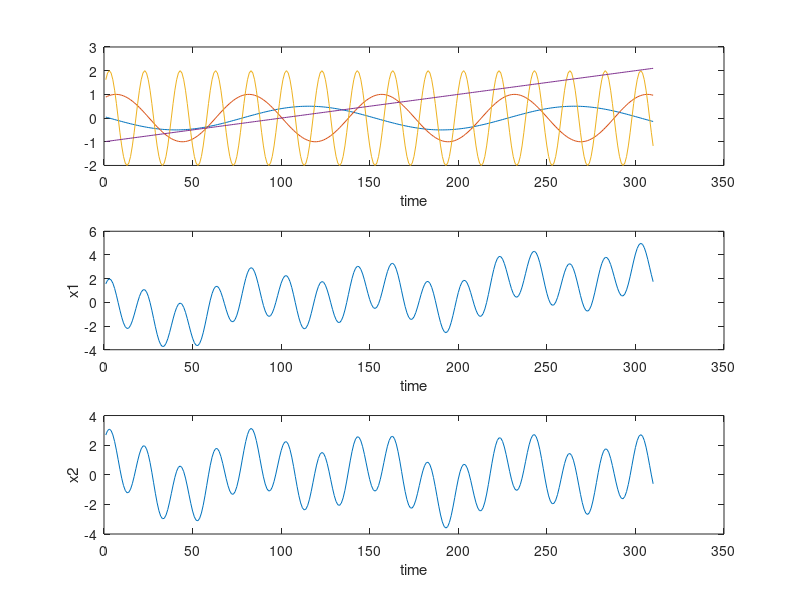
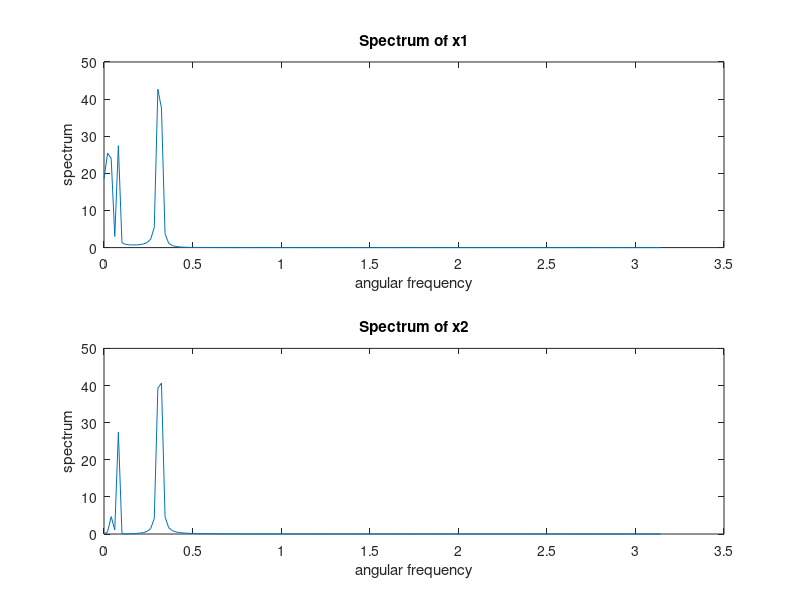
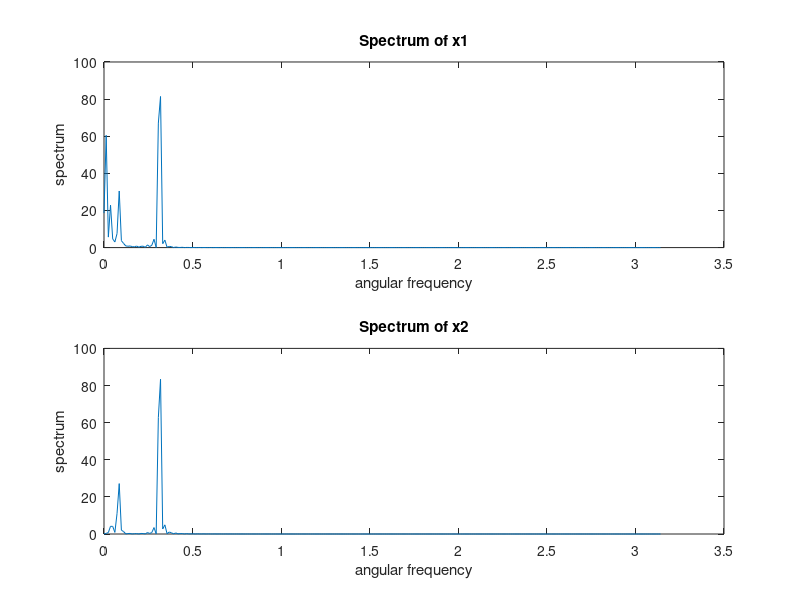
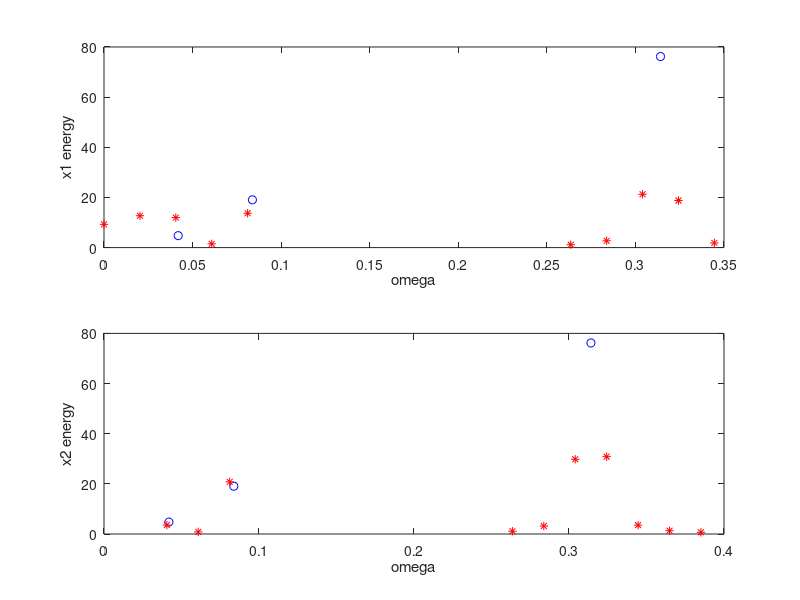

Here is the MATLAB script that generated these plots, in order:
%%%%%%%%%%%%%%%%%%%%%%%%%%%%%%%%%%%%%%%%%%
% Tutorial 6 (10 Oct 2017)
% Application of Fourier spectral analysis (FSA)
% on a synthetic data
% this code is the same as Tutorial6_part1.m  but uses 
% the timeseries y that is 310 points long 
%%%%%%%%%%%%%%%%%%%%%%%%%%%%%%%%%%%%%%%%%%

%%%%%%%%%%%%%%%%%%
% Example 1: autospectrum
%%%%%%%%%%%%%%%%%% 
% creating x1 and x2 as a superposition of synthetic signals 
k=2*pi/50;
omega=[2*pi/150 2*pi/75 2*pi/20];
x=[1:100];
t=[1:310];

y(1,:)=0.5*sin(k*x(1)-omega(1)*t);
y(2,:)=sin(k*x(17)-omega(2)*t);
y(3,:)=2*sin(k*x(70)-omega(3)*t);
y(4,:)=0.01*t-1;

x1=sum(y);

% subtract linear regression line
tn(1:310)=1;
tn=[tn' t'];
b=regress(x1',tn);
trend=tn*b;

x2=x1-trend';	

figure;
subplot(3,1,1)
plot(y');
xlabel('time');

subplot(3,1,2)
plot(x1);
xlabel('time');
ylabel('x1');

subplot(3,1,3)
plot(x2);
xlabel('time');
ylabel('x2');

% calulating autospectrum S
[Px1, w1] = periodogram(x1,[],size(x1,2));
[Px2, w2] = periodogram(x2,[],size(x2,2));

% plotting autospectrum 
figure;
subplot(2,1,1)
plot(w1,Px1);
title('Spectrum of x1');
xlabel('angular frequency');
ylabel('spectrum');

subplot(2,1,2)
plot(w2,Px2);
title('Spectrum of x2');
xlabel('angular frequency');
ylabel('spectrum');

% calulating autospectrum S using different option in matlab
[Px1n, w1n] = periodogram(x1);
[Px2n, w2n] = periodogram(x2);

% plotting autospectrum 
figure;
subplot(2,1,1)
plot(w1n,Px1n);
title('Spectrum of x1');
xlabel('angular frequency');
ylabel('spectrum');

subplot(2,1,2)
plot(w2n,Px2n);
title('Spectrum of x2');
xlabel('angular frequency');
ylabel('spectrum');

% variance in Fourier bands (% of total)
[energy1 ind1] = sort(100*Px1/sum(Px1),'descend');
[energy2 ind2] = sort(100*Px2/sum(Px2),'descend');

% angular frequencies for first 10 peaks
freq1=w1(ind1(1:10));
freq1n=w1n(ind1(1:10));

freq2=w2(ind2(1:10));
freq2n=w2n(ind2(1:10));

% real energy(%) in the data
% amplitude^2
eng=[0.5 1 2];
eng=100*eng.^2./sum(eng.^2);

% plot energy per frequency (real and derived from FSA)
figure;
subplot(2,1,1)
plot(omega,eng,'bo',freq1,energy1(1:10),'r*');
xlabel('omega');
ylabel('x1 energy');

subplot(2,1,2)
plot(omega,eng,'bo',freq2,energy2(1:10),'r*');
xlabel('omega');
ylabel('x2 energy');












